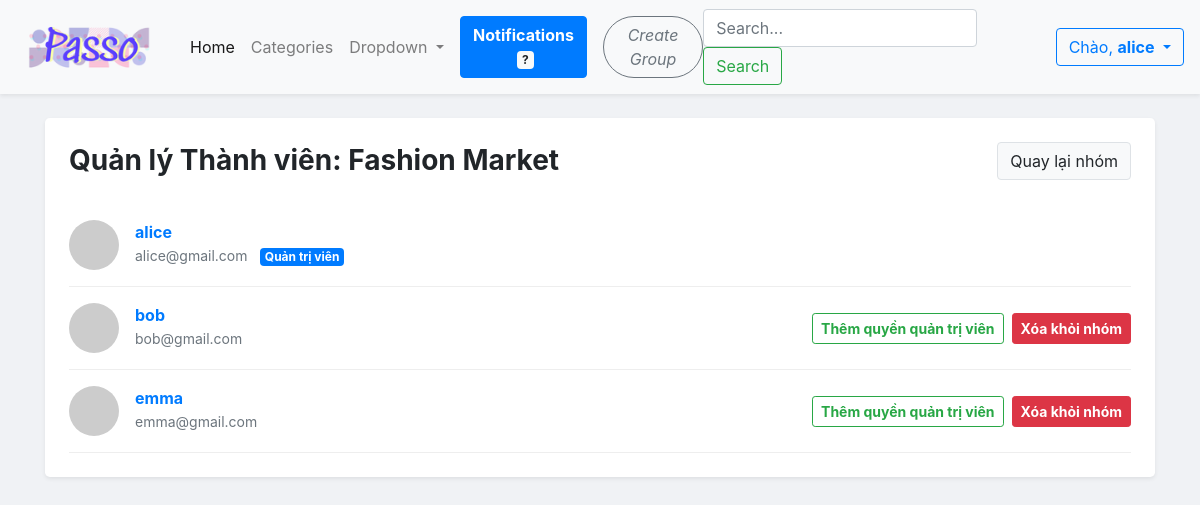
Page /index.php?controller=group&action=manageMembers&id=1 (signed in) on the committed database.
### tables this page shows
CREATE TABLE `groups` (
  `GroupID` int(11) NOT NULL,
  `CategoryID` int(11) DEFAULT NULL,
  `GroupName` varchar(255) NOT NULL,
  `Description` varchar(150) NOT NULL,
  `Privacy` ENUM('public','private') NOT NULL,
  `CreatedAt` DATETIME DEFAULT CURRENT_TIMESTAMP
);

CREATE TABLE `group_member` (
  `UserID` int(11) NOT NULL,
  `GroupID` int(11) NOT NULL,
  `Role` ENUM('admin', 'member') NOT NULL DEFAULT 'member'
);

CREATE TABLE `users` (
  `UserID` int(11) NOT NULL,
  `Username` varchar(100) NOT NULL,
  `Email` varchar(150) NOT NULL
);

### MVC/Controller/GroupController.php (called while the page is built, shortened)
<?php
include_once "MVC/Model/GroupModel.php";
class GroupController {
    private $groupModel;
    public function __construct() {
        $this->groupModel = new GroupModel();
    }
    public function manageMembers() {
        $groupId = $_GET['id'] ?? 0;
        $group = $this->groupModel->getById($groupId);
        $members = $this->groupModel->getGroupMembers($groupId);
        include_once "MVC/View/Group/members.php";
    }
}

### MVC/Model/AppModel.php (called while the page is built, shortened)
<?php
abstract class AppModel {
    protected $link = null;
    public function taoKetNoi() {
        $this->link = mysqli_connect("localhost", "root", "", "passo");
        mysqli_set_charset($this->link, "utf8");
    }
    protected function query($sql) {
        $result = mysqli_query($this->link, $sql);
        return $result;
    }
}
?>

### MVC/Model/GroupModel.php (called while the page is built, shortened)
<?php
include_once "MVC/Model/AppModel.php";
class GroupModel extends AppModel {
    public function getById($id) {
        $id = (int)$id;
        $sql = "SELECT * FROM groups WHERE GroupID = $id";
        $result = $this->query($sql);
        if ($result && $row = mysqli_fetch_assoc($result)) {
            return $row;
        }
        return null;
    }
    public function getUserRole($userId, $groupId) {
        $userId = (int)$userId;
        $groupId = (int)$groupId;
        $sql = "SELECT Role FROM group_member WHERE UserID = $userId AND GroupID = $groupId";
        $result = $this->query($sql);
        if ($result && mysqli_num_rows($result) > 0) {
            $row = mysqli_fetch_assoc($result);
            return $row['Role'];
        }
        return null;
    }
    public function getGroupMembers($groupId) {
        $groupId = (int)$groupId;
        $sql = "SELECT gm.*, u.Username, u.Email
                FROM group_member gm
                JOIN users u ON gm.UserID = u.UserID
                WHERE gm.GroupID = $groupId AND gm.Status = 'approved'
                ORDER BY gm.Role ASC, u.Username ASC";
        $result = $this->query($sql);
        $list = [];
        if ($result) { while ($row = mysqli_fetch_assoc($result)) { $list[] = $row; } }
        return $list;
    }
}
?>

### MVC/View/Group/members.php (the view, shortened to what this page needs)
<!DOCTYPE html>
<html>
<head>
    <link rel="stylesheet" href="https://cdn.jsdelivr.net/npm/bootstrap@4.6.2/dist/css/bootstrap.min.css">
</head>
<body>
    <?php include 'MVC/View/navbar.php'; ?>
    <div class="container mt-4">
        <div class="card border-0 shadow-sm rounded-lg p-4">
            <div class="d-flex justify-content-between align-items-center mb-4">
                <h3 class="font-weight-bold m-0">Quản lý Thành viên: <?= htmlspecialchars($group['GroupName']) ?></h3>
                <a href="index.php?controller=group&action=detail&id=<?= $group['GroupID'] ?>" class="btn btn-light border">Quay lại nhóm</a>
            </div>
            <?php foreach ($members as $mem): ?>
                <div class="d-flex justify-content-between align-items-center py-3 member-row">
                    <div class="d-flex align-items-center">
                        <img src="https://via.placeholder.com/50" class="rounded-circle mr-3">
                        <div>
                            <h6 class="font-weight-bold m-0 text-primary"><?= htmlspecialchars($mem['Username']) ?></h6>
                            <small class="text-muted"><?= htmlspecialchars($mem['Email']) ?></small>
                            <?php if ($mem['Role'] === 'admin'): ?>
                                <span class="badge badge-primary ml-2">Quản trị viên</span>
                            <?php endif; ?>
                        </div>
                    </div>
                    <?php if ($mem['UserID'] != $_SESSION['user_id']): ?>
                        <form action="index.php?controller=group&action=processMember" method="POST" class="m-0 d-flex">
                            <?php if ($mem['Role'] === 'member'): ?>
                                <button type="submit" name="action_type" value="promote" class="btn btn-sm btn-outline-success mr-2 font-weight-bold">Thêm quyền quản trị viên</button>
                            <?php else: ?>
                                <button type="submit" name="action_type" value="demote" class="btn btn-sm btn-outline-warning mr-2 font-weight-bold" onclick="return confirm('Hủy quyền quản trị viên của người này?');">Hủy quyền quản trị viên</button>
                            <?php endif; ?>
                            <button type="submit" name="action_type" value="kick" class="btn btn-sm btn-danger font-weight-bold" onclick="return confirm('Xóa người này khỏi nhóm?');">Xóa khỏi nhóm</button>
                        </form>
                    <?php endif; ?>
                </div>
            <?php endforeach; ?>
        </div>
    </div>
</body>
</html>

### MVC/View/Group/members.php (style rules this page uses)
body { background-color: #f0f2f5; }
.member-row { border-bottom: 1px solid #eee; }

### rows in the picture
groups: GroupName "Fashion Market"
group_member: UserID.Username "alice", UserID.Email "alice@gmail.com", Role "Quản trị viên"
group_member: UserID.Username "bob", UserID.Email "bob@gmail.com", Role "Thêm quyền quản trị viên"
group_member: UserID.Username "emma", UserID.Email "emma@gmail.com", Role "Thêm quyền quản trị viên"

### other values in the picture
$_SESSION['username'] "alice"
